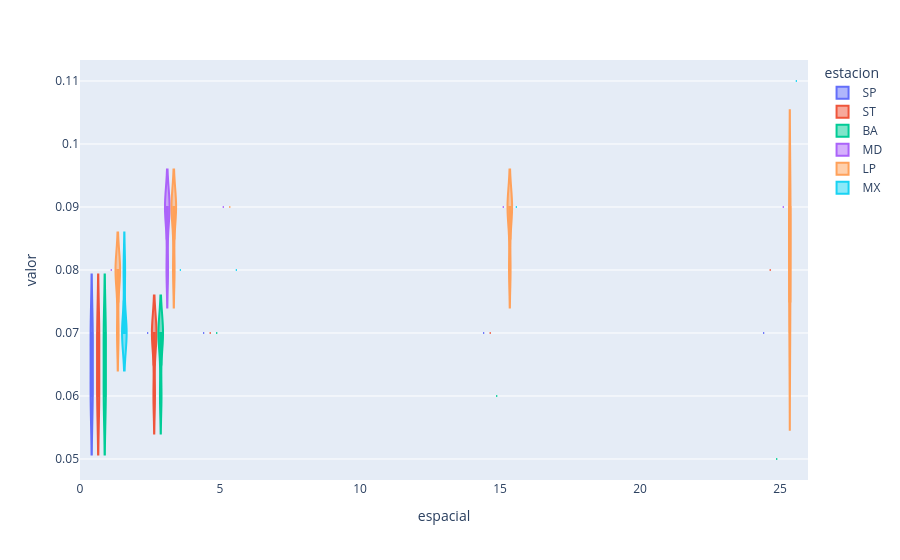

Notebook cell for this chart:
### Code cell
# Probar otro tipo de plot
import plotly.express as px
# fig = px.violin(metricas_rmse, y = 'valor', color = 'estacion',group="espacial")

# fig.show()

fig = px.violin(metricas_rmse, y = 'valor',  x = 'espacial', color = 'estacion', box = True)
#                 color_discrete_map = {'G1': '#66C2A5', 'G2': '#FC8D62', 'G3': '#8DA0CB'})

fig.show()

### Figure 1 — Plotly figure (JSON) as saved in the notebook; plotly's stock layout.template omitted (floating-point values rounded to 4 significant figures)
{"data": [{"alignmentgroup": "True", "box": {"visible": true}, "hovertemplate": "estacion=SP<br>espacial=%{x}<br>valor=%{y}<extra></extra>", "legendgroup": "SP", "marker": {"color": "#636efa"}, "name": "SP", "offsetgroup": "SP", "orientation": "v", "scalegroup": "True", "showlegend": true, "type": "violin", "x": [1, 1, 1, 1, 3, 3, 3, 3, 5, 5, 5, 5, 15, 15, 15, 15, 25, 25, 25, 25], "x0": " ", "xaxis": "x", "y": [0.06, 0.06, 0.07, 0.07, 0.07, 0.07, 0.07, 0.07, 0.07, 0.07, 0.07, 0.07, 0.07, 0.07, 0.07, 0.07, 0.07, 0.07, 0.07, 0.07], "y0": " ", "yaxis": "y"}, {"alignmentgroup": "True", "box": {"visible": true}, "hovertemplate": "estacion=ST<br>espacial=%{x}<br>valor=%{y}<extra></extra>", "legendgroup": "ST", "marker": {"color": "#EF553B"}, "name": "ST", "offsetgroup": "ST", "orientation": "v", "scalegroup": "True", "showlegend": true, "type": "violin", "x": [1, 1, 1, 1, 3, 3, 3, 3, 5, 5, 5, 5, 15, 15, 15, 15, 25, 25, 25, 25], "x0": " ", "xaxis": "x", "y": [0.06, 0.07, 0.07, 0.06, 0.06, 0.07, 0.07, 0.07, 0.07, 0.07, 0.07, 0.07, 0.07, 0.07, 0.07, 0.07, 0.08, 0.08, 0.08, 0.08], "y0": " ", "yaxis": "y"}, {"alignmentgroup": "True", "box": {"visible": true}, "hovertemplate": "estacion=BA<br>espacial=%{x}<br>valor=%{y}<extra></extra>", "legendgroup": "BA", "marker": {"color": "#00cc96"}, "name": "BA", "offsetgroup": "BA", "orientation": "v", "scalegroup": "True", "showlegend": true, "type": "violin", "x": [1, 1, 1, 1, 3, 3, 3, 3, 5, 5, 5, 5, 15, 15, 15, 15, 25, 25, 25, 25], "x0": " ", "xaxis": "x", "y": [0.06, 0.06, 0.07, 0.07, 0.06, 0.07, 0.07, 0.07, 0.07, 0.07, 0.07, 0.07, 0.06, 0.06, 0.06, 0.06, 0.05, 0.05, 0.05, 0.05], "y0": " ", "yaxis": "y"}, {"alignmentgroup": "True", "box": {"visible": true}, "hovertemplate": "estacion=MD<br>espacial=%{x}<br>valor=%{y}<extra></extra>", "legendgroup": "MD", "marker": {"color": "#ab63fa"}, "name": "MD", "offsetgroup": "MD", "orientation": "v", "scalegroup": "True", "showlegend": true, "type": "violin", "x": [1, 1, 1, 1, 3, 3, 3, 3, 5, 5, 5, 5, 15, 15, 15, 15, 25, 25, 25, 25], "x0": " ", "xaxis": "x", "y": [0.08, 0.08, 0.08, 0.08, 0.08, 0.09, 0.09, 0.09, 0.09, 0.09, 0.09, 0.09, 0.09, 0.09, 0.09, 0.09, 0.09, 0.09, 0.09, 0.09], "y0": " ", "yaxis": "y"}, {"alignmentgroup": "True", "box": {"visible": true}, "hovertemplate": "estacion=LP<br>espacial=%{x}<br>valor=%{y}<extra></extra>", "legendgroup": "LP", "marker": {"color": "#FFA15A"}, "name": "LP", "offsetgroup": "LP", "orientation": "v", "scalegroup": "True", "showlegend": true, "type": "violin", "x": [1, 1, 1, 1, 3, 3, 3, 3, 5, 5, 5, 5, 15, 15, 15, 15, 25, 25, 25, 25], "x0": " ", "xaxis": "x", "y": [0.07, 0.08, 0.08, 0.08, 0.08, 0.09, 0.09, 0.09, 0.09, 0.09, 0.09, 0.09, 0.08, 0.09, 0.09, 0.09, 0.07, 0.08, 0.09, 0.09], "y0": " ", "yaxis": "y"}, {"alignmentgroup": "True", "box": {"visible": true}, "hovertemplate": "estacion=MX<br>espacial=%{x}<br>valor=%{y}<extra></extra>", "legendgroup": "MX", "marker": {"color": "#19d3f3"}, "name": "MX", "offsetgroup": "MX", "orientation": "v", "scalegroup": "True", "showlegend": true, "type": "violin", "x": [1, 1, 1, 1, 3, 3, 3, 3, 5, 5, 5, 5, 15, 15, 15, 15, 25, 25, 25, 25], "x0": " ", "xaxis": "x", "y": [0.07, 0.07, 0.07, 0.08, 0.08, 0.08, 0.08, 0.08, 0.08, 0.08, 0.08, 0.08, 0.09, 0.09, 0.09, 0.09, 0.11, 0.11, 0.11, 0.11], "y0": " ", "yaxis": "y"}], "layout": {"legend": {"title": {"text": "estacion"}, "tracegroupgap": 0}, "margin": {"t": 60}, "violinmode": "group", "xaxis": {"anchor": "y", "domain": [0, 1], "title": {"text": "espacial"}}, "yaxis": {"anchor": "x", "domain": [0, 1], "title": {"text": "valor"}}}}
